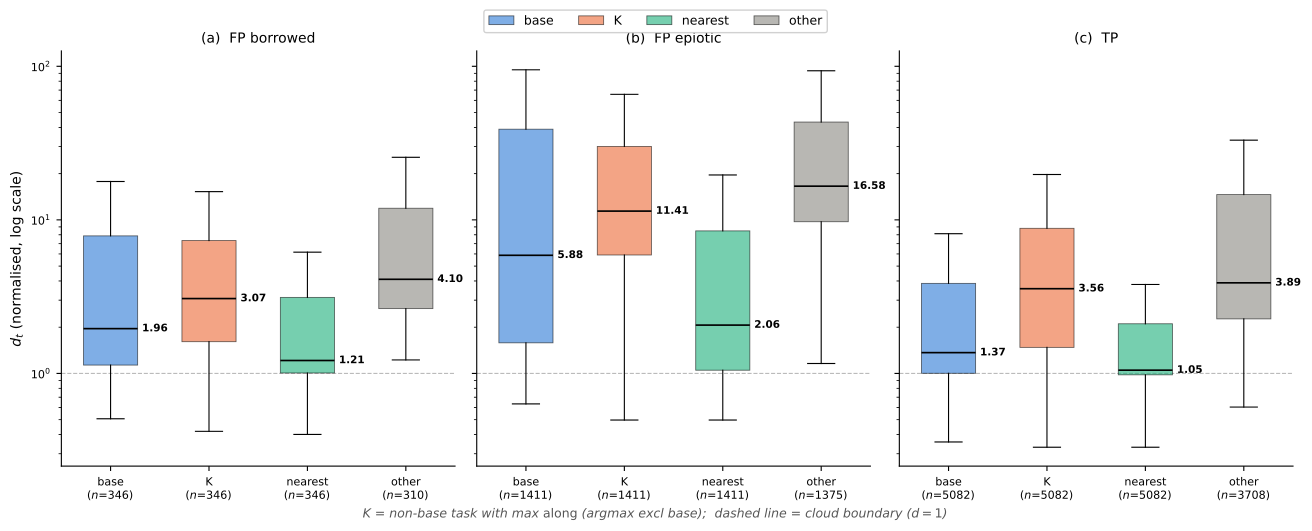

This figure's Python source:
"""Figure: d_t distribution by task role.

(a) FP borrowed — box plots by role (base, K, nearest, other), log scale
(b) FP epiotic  — box plots by role, log scale
(c) TP          — box plots by role, log scale

K = non-base task with highest alignment (argmax along_by_task excl base).
"""
import json, os, warnings
import numpy as np
import matplotlib
matplotlib.use("Agg")
import matplotlib.pyplot as plt
from matplotlib.patches import Patch
from collections import defaultdict

warnings.filterwarnings("ignore")

HERE = os.path.dirname(os.path.abspath(__file__))
DATA_ROOT = os.path.join(HERE, "..")
FP_FILE = os.path.join(DATA_ROOT, "endpoint_density_v2.jsonl")
TP_FILE = os.path.join(DATA_ROOT, "endpoint_density_tp_v2.jsonl")
if not os.path.isfile(FP_FILE):
    FP_FILE = "/Users/halleluiahgirum/Documents/Thesis/causalab/dormant-circuit-analysis/endpoint_density_v2.jsonl"
    TP_FILE = "/Users/halleluiahgirum/Documents/Thesis/causalab/dormant-circuit-analysis/endpoint_density_tp_v2.jsonl"

COL_BASE = "#2a78d6"
COL_K = "#eb6834"
COL_NEAR = "#1baf7a"
COL_OTHER = "#898781"
ROLES = ["base", "K", "nearest", "other"]
COLORS = {"base": COL_BASE, "K": COL_K, "nearest": COL_NEAR, "other": COL_OTHER}


def load(path, filter_fp=None):
    out = []
    with open(path) as f:
        for line in f:
            r = json.loads(line)
            if filter_fp is not None and r.get("is_fp") != filter_fp:
                continue
            out.append(r)
    return out


def identify_base(r):
    dpt = r.get("dist_per_task") or {}
    db = r.get("dist_base")
    if db is None or not dpt:
        return None
    for tid, dv in dpt.items():
        if abs(dv - db) < 0.001:
            return str(tid)
    return None


def collect_dist(records, split_key):
    out = defaultdict(lambda: defaultdict(list))
    for r in records:
        dpt = r.get("dist_per_task") or {}
        if not dpt:
            continue
        sv = r.get(split_key)
        if sv is None:
            continue
        base_tid = identify_base(r)
        K_tid = str(r["K"]) if r.get("K") is not None else None
        nearest_tid = str(r["nearest_task"]) if r.get("nearest_task") is not None else None
        for tid, val in dpt.items():
            if tid == base_tid:
                out[sv]["base"].append(val)
            if tid == K_tid:
                out[sv]["K"].append(val)
            if tid == nearest_tid:
                out[sv]["nearest"].append(val)
            if tid != base_tid and tid != K_tid and tid != nearest_tid:
                out[sv]["other"].append(val)
    return out


def collect_dist_all(records):
    out = defaultdict(list)
    for r in records:
        dpt = r.get("dist_per_task") or {}
        if not dpt:
            continue
        base_tid = identify_base(r)
        K_tid = str(r["K"]) if r.get("K") is not None else None
        nearest_tid = str(r["nearest_task"]) if r.get("nearest_task") is not None else None
        for tid, val in dpt.items():
            if tid == base_tid:
                out["base"].append(val)
            if tid == K_tid:
                out["K"].append(val)
            if tid == nearest_tid:
                out["nearest"].append(val)
            if tid != base_tid and tid != K_tid and tid != nearest_tid:
                out["other"].append(val)
    return out


def draw_boxpanel(ax, data_by_role, title, panel_label):
    positions = []
    box_data = []
    colors = []
    labels = []
    for i, role in enumerate(ROLES):
        vals = data_by_role.get(role, [])
        box_data.append(vals if vals else [1])
        positions.append(i)
        colors.append(COLORS[role])
        labels.append(f"{role}\n($n$={len(vals)})")

    bp = ax.boxplot(box_data, positions=positions, widths=0.55,
                    patch_artist=True, showfliers=False,
                    medianprops=dict(color="black", linewidth=1.2),
                    whiskerprops=dict(linewidth=0.8),
                    capprops=dict(linewidth=0.8))
    for patch, color in zip(bp["boxes"], colors):
        patch.set_facecolor(color)
        patch.set_alpha(0.6)
        patch.set_edgecolor("black")
        patch.set_linewidth(0.6)

    for i, role in enumerate(ROLES):
        vals = data_by_role.get(role, [])
        if vals:
            med = np.median(vals)
            ax.text(i + 0.32, med, f"{med:.2f}", va="center", ha="left",
                    fontsize=7.5, color="black", fontweight="bold")

    ax.set_xticks(positions)
    ax.set_xticklabels(labels, fontsize=8)
    ax.spines["top"].set_visible(False)
    ax.spines["right"].set_visible(False)
    ax.tick_params(labelsize=8)
    ax.set_title(f"({panel_label})  {title}", fontsize=10, pad=6)
    ax.set_yscale("log")
    ax.axhline(1.0, color="#bbb", ls="--", lw=0.8, zorder=0)


def main():
    fps = load(FP_FILE, filter_fp=1)
    tps = load(TP_FILE)

    fp_dist = collect_dist(fps, "subset")
    tp_dist = collect_dist_all(tps)

    fig, axes = plt.subplots(1, 3, figsize=(13, 4.8), constrained_layout=True,
                             sharey=True)

    draw_boxpanel(axes[0], fp_dist.get("borrowed", {}), "FP borrowed", "a")
    draw_boxpanel(axes[1], fp_dist.get("epotic", {}), "FP epiotic", "b")
    draw_boxpanel(axes[2], tp_dist, "TP", "c")
    axes[0].set_ylabel(r"$d_t$ (normalised, log scale)", fontsize=10)

    legend_handles = [
        Patch(facecolor=COLORS[r], alpha=0.6, edgecolor="black",
              linewidth=0.6, label=r)
        for r in ROLES
    ]
    fig.legend(handles=legend_handles, loc="upper center", ncol=4, fontsize=9,
               framealpha=0.9, bbox_to_anchor=(0.5, 1.05))

    fig.text(0.5, -0.02,
             r"$K$ = non-base task with max $\mathrm{along}$ (argmax excl base);"
             r"  dashed line = cloud boundary ($d=1$)",
             ha="center", fontsize=9, style="italic", color="#555")

    out_dir = "/Users/halleluiahgirum/Documents/Thesis/causalab/dormant-circuit-analysis/figures"
    os.makedirs(out_dir, exist_ok=True)
    out = os.path.join(out_dir, "fig_dist_by_role.pdf")
    fig.savefig(out, dpi=300, bbox_inches="tight")
    print(f"Saved {out}")


if __name__ == "__main__":
    main()
